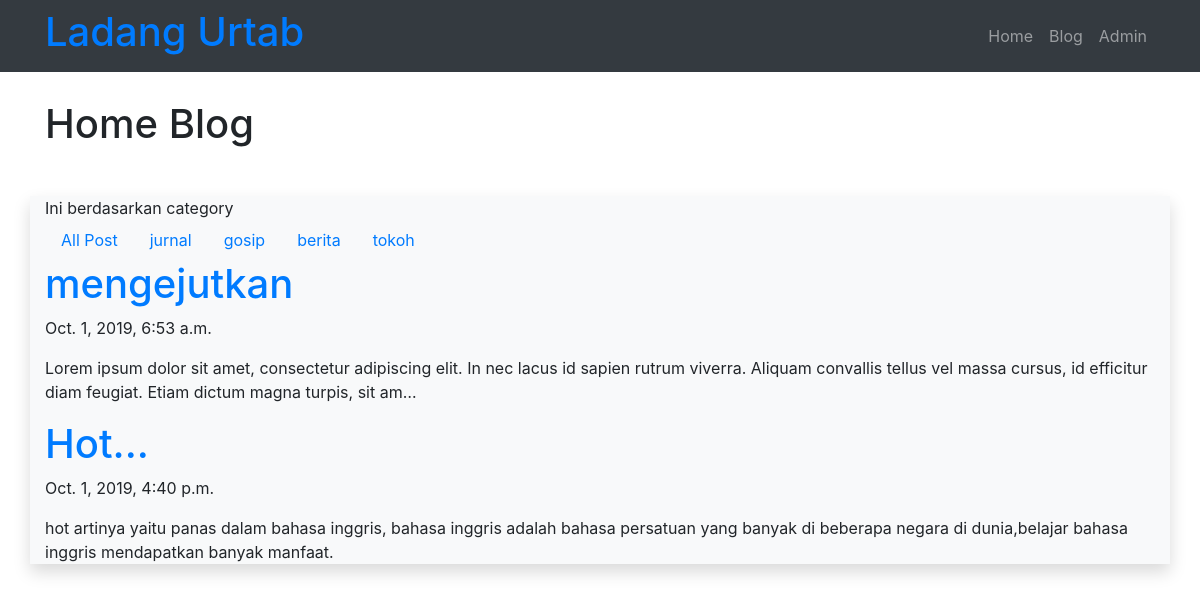
The page /blog/category/gosip/ on the database its author committed.
### blog/models.py (models this page shows, shortened)
class Post(models.Model):
	judul 	 = models.CharField(max_length=255)
	body 	 = models.TextField()
	category = models.CharField(max_length=255)
	publish  = models.DateTimeField(auto_now_add=True)
	update   = models.DateTimeField(auto_now=True)
	slug     = models.SlugField(blank=True,editable=False)

### blog/views.py (the view)
# urls.py: url(r'^category/(?P<categoryInput>[\w-]+)/$',views.categoryPost,name='category')
def categoryPost(request,categoryInput):
	posts = Post.objects.filter(category=categoryInput)
	categories = Post.objects.values("category").distinct();
	context={
		'judul':'Home Blog',
		'content':'Ini berdasarkan category',
		'Posts':posts,
		'Categories':categories
		}
	return render(request,'blog/category.html',context)

### blog/templates/blog/category.html (shortened to what this page needs)
{% extends "base.html"%}
{% block pageTitle%}
	{{judul}}
{% endblock pageTitle%}
{% block contents%}
	{{content}}
	<ul class="nav">
			<li class="nav-item">
				<a class="nav-link" href="/blog">All Post</a>
			</li>
			{% for datacategory in Categories %}
			<li class="nav-item">
				<a class="nav-link" href="/blog/category/{{datacategory.category}}">{{datacategory.category}}</a>
			</li>
	{% endfor %}
	</ul>
	{% for post in Posts%}
	<a href="/blog/post/{{post.slug}}">
	<h1>{{post.judul}}</h1>
	</a>
	<p>{{post.publish}}</p>
	<p>{{post.body|truncatechars:200}}</p>
	{% endfor %}
{% endblock contents%}

### rows shown on the page
Post: judul "mengejutkan", publish "Oct. 1, 2019, 6:53 a.m.", body "Lorem ipsum dolor sit amet, consectetur adipiscing elit. In nec lacus id sapien rutrum viverra. Aliquam convallis tellus vel massa cursus, id efficitur diam feugiat. Etiam dictum magna turpis, sit am…"
Post: judul "Hot...", publish "Oct. 1, 2019, 4:40 p.m.", body "hot artinya yaitu panas dalam bahasa inggris, bahasa inggris adalah bahasa persatuan yang banyak di beberapa negara di dunia,belajar bahasa inggris mendapatkan banyak manfaat."

### other values the page prints
{{ judul }} "Home Blog"
{{ content }} "Ini berdasarkan category"
{{ datacategory.category }} "jurnal" "gosip" "berita" "tokoh"
